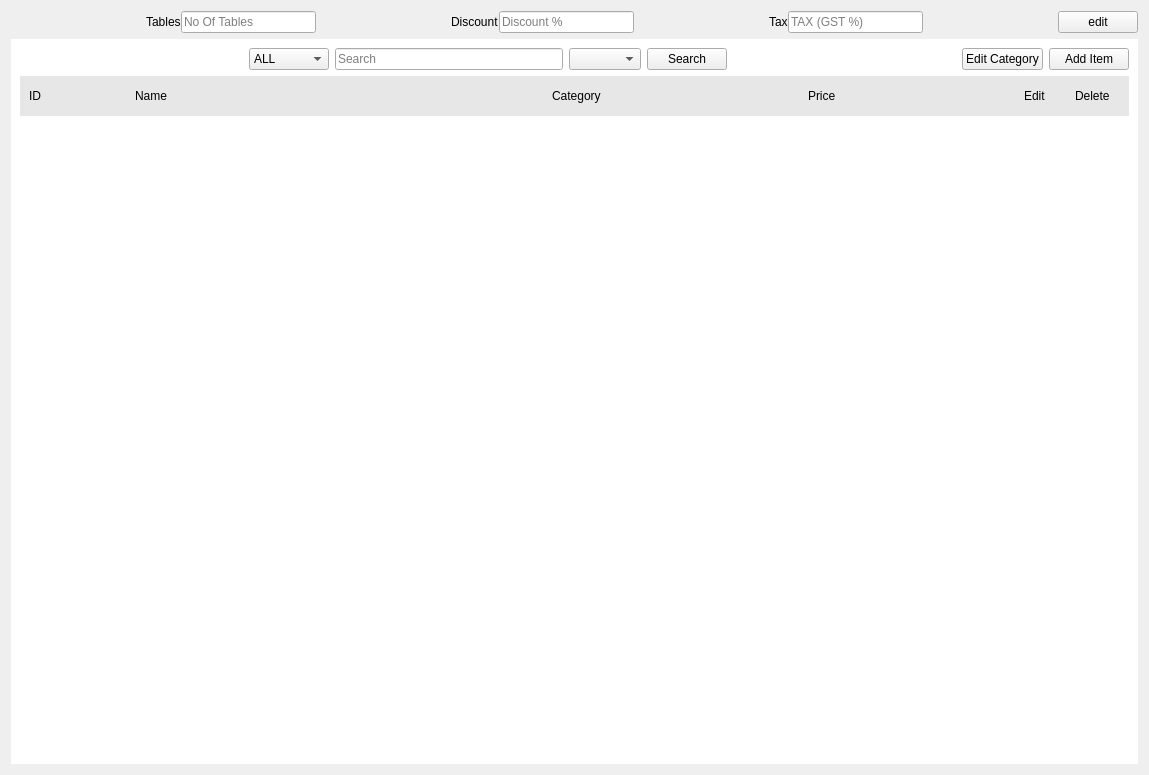
<?xml version="1.0" encoding="UTF-8"?>
<ui version="4.0">
 <class>AdminWidget</class>
 <widget class="QWidget" name="AdminWidget">
  <property name="geometry">
   <rect>
    <x>0</x>
    <y>0</y>
    <width>1149</width>
    <height>775</height>
   </rect>
  </property>
  <property name="windowTitle">
   <string>Form</string>
  </property>
  <property name="styleSheet">
   <string notr="true"/>
  </property>
  <layout class="QVBoxLayout" name="verticalLayout_2">
   <item>
    <layout class="QVBoxLayout" name="verticalLayout">
     <property name="bottomMargin">
      <number>0</number>
     </property>
     <item>
      <widget class="QWidget" name="upperMenu" native="true">
       <property name="minimumSize">
        <size>
         <width>0</width>
         <height>0</height>
        </size>
       </property>
       <property name="maximumSize">
        <size>
         <width>16777215</width>
         <height>50</height>
        </size>
       </property>
       <layout class="QHBoxLayout" name="horizontalLayout">
        <property name="spacing">
         <number>0</number>
        </property>
        <property name="leftMargin">
         <number>0</number>
        </property>
        <property name="topMargin">
         <number>0</number>
        </property>
        <property name="rightMargin">
         <number>0</number>
        </property>
        <property name="bottomMargin">
         <number>0</number>
        </property>
        <item>
         <spacer name="horizontalSpacer_2">
          <property name="orientation">
           <enum>Qt::Horizontal</enum>
          </property>
          <property name="sizeHint" stdset="0">
           <size>
            <width>40</width>
            <height>20</height>
           </size>
          </property>
         </spacer>
        </item>
        <item>
         <widget class="QLabel" name="tableLable">
          <property name="text">
           <string>Tables</string>
          </property>
         </widget>
        </item>
        <item>
         <widget class="QLineEdit" name="noOfTable">
          <property name="inputMask">
           <string/>
          </property>
          <property name="readOnly">
           <bool>true</bool>
          </property>
          <property name="placeholderText">
           <string>No Of Tables</string>
          </property>
         </widget>
        </item>
        <item>
         <spacer name="horizontalSpacer">
          <property name="orientation">
           <enum>Qt::Horizontal</enum>
          </property>
          <property name="sizeHint" stdset="0">
           <size>
            <width>40</width>
            <height>20</height>
           </size>
          </property>
         </spacer>
        </item>
        <item>
         <widget class="QLabel" name="discountLable">
          <property name="text">
           <string>Discount</string>
          </property>
         </widget>
        </item>
        <item>
         <widget class="QLineEdit" name="discount">
          <property name="readOnly">
           <bool>true</bool>
          </property>
          <property name="placeholderText">
           <string>Discount %</string>
          </property>
         </widget>
        </item>
        <item>
         <spacer name="horizontalSpacer_4">
          <property name="orientation">
           <enum>Qt::Horizontal</enum>
          </property>
          <property name="sizeHint" stdset="0">
           <size>
            <width>40</width>
            <height>20</height>
           </size>
          </property>
         </spacer>
        </item>
        <item>
         <widget class="QLabel" name="label">
          <property name="text">
           <string>Tax</string>
          </property>
         </widget>
        </item>
        <item>
         <widget class="QLineEdit" name="txtTax">
          <property name="placeholderText">
           <string>TAX (GST %)</string>
          </property>
         </widget>
        </item>
        <item>
         <spacer name="horizontalSpacer_6">
          <property name="orientation">
           <enum>Qt::Horizontal</enum>
          </property>
          <property name="sizeHint" stdset="0">
           <size>
            <width>40</width>
            <height>20</height>
           </size>
          </property>
         </spacer>
        </item>
        <item>
         <widget class="QPushButton" name="editButton">
          <property name="text">
           <string>edit</string>
          </property>
         </widget>
        </item>
       </layout>
      </widget>
     </item>
     <item>
      <widget class="QFrame" name="mainMenu">
       <property name="styleSheet">
        <string notr="true">#mainMenu
{
	background-color: rgb(255, 255, 255);
}</string>
       </property>
       <layout class="QVBoxLayout" name="verticalLayout_3">
        <item>
         <layout class="QHBoxLayout" name="horizontalLayout_7">
          <item>
           <spacer name="horizontalSpacer_3">
            <property name="orientation">
             <enum>Qt::Horizontal</enum>
            </property>
            <property name="sizeHint" stdset="0">
             <size>
              <width>40</width>
              <height>20</height>
             </size>
            </property>
           </spacer>
          </item>
          <item>
           <widget class="QComboBox" name="menuColumn">
            <item>
             <property name="text">
              <string>ALL</string>
             </property>
            </item>
            <item>
             <property name="text">
              <string>ID</string>
             </property>
            </item>
            <item>
             <property name="text">
              <string>Name</string>
             </property>
            </item>
            <item>
             <property name="text">
              <string>Category</string>
             </property>
            </item>
            <item>
             <property name="text">
              <string>Price</string>
             </property>
            </item>
           </widget>
          </item>
          <item>
           <widget class="QLineEdit" name="SearchTextBox">
            <property name="placeholderText">
             <string>Search</string>
            </property>
           </widget>
          </item>
          <item>
           <widget class="QComboBox" name="categoryList"/>
          </item>
          <item>
           <widget class="QPushButton" name="SearchButton">
            <property name="text">
             <string>Search</string>
            </property>
           </widget>
          </item>
          <item>
           <spacer name="horizontalSpacer_5">
            <property name="orientation">
             <enum>Qt::Horizontal</enum>
            </property>
            <property name="sizeHint" stdset="0">
             <size>
              <width>40</width>
              <height>20</height>
             </size>
            </property>
           </spacer>
          </item>
          <item>
           <widget class="QPushButton" name="btnEditCategory">
            <property name="text">
             <string>Edit Category</string>
            </property>
           </widget>
          </item>
          <item>
           <widget class="QPushButton" name="AddItem">
            <property name="text">
             <string>Add Item</string>
            </property>
           </widget>
          </item>
         </layout>
        </item>
        <item>
         <widget class="QWidget" name="horizontalWidget" native="true">
          <property name="styleSheet">
           <string notr="true">border-radius:0px;
background-color: rgb(231, 231, 231);</string>
          </property>
          <layout class="QHBoxLayout" name="horizontalLayout_2">
           <property name="spacing">
            <number>6</number>
           </property>
           <property name="leftMargin">
            <number>9</number>
           </property>
           <property name="topMargin">
            <number>13</number>
           </property>
           <property name="bottomMargin">
            <number>13</number>
           </property>
           <item>
            <widget class="QLabel" name="label_id">
             <property name="maximumSize">
              <size>
               <width>100</width>
               <height>16777215</height>
              </size>
             </property>
             <property name="text">
              <string>ID</string>
             </property>
            </widget>
           </item>
           <item>
            <widget class="QLabel" name="label_name">
             <property name="text">
              <string>Name</string>
             </property>
            </widget>
           </item>
           <item>
            <widget class="QLabel" name="label_category">
             <property name="maximumSize">
              <size>
               <width>250</width>
               <height>16777215</height>
              </size>
             </property>
             <property name="text">
              <string>Category</string>
             </property>
            </widget>
           </item>
           <item>
            <widget class="QLabel" name="label_price">
             <property name="maximumSize">
              <size>
               <width>210</width>
               <height>16777215</height>
              </size>
             </property>
             <property name="text">
              <string>Price</string>
             </property>
            </widget>
           </item>
           <item>
            <widget class="QLabel" name="label_edit">
             <property name="minimumSize">
              <size>
               <width>0</width>
               <height>0</height>
              </size>
             </property>
             <property name="maximumSize">
              <size>
               <width>45</width>
               <height>16777215</height>
              </size>
             </property>
             <property name="text">
              <string>Edit</string>
             </property>
            </widget>
           </item>
           <item>
            <widget class="QLabel" name="label_delete">
             <property name="minimumSize">
              <size>
               <width>0</width>
               <height>0</height>
              </size>
             </property>
             <property name="maximumSize">
              <size>
               <width>45</width>
               <height>16777215</height>
              </size>
             </property>
             <property name="text">
              <string>Delete</string>
             </property>
            </widget>
           </item>
          </layout>
         </widget>
        </item>
        <item>
         <widget class="QScrollArea" name="scrollArea">
          <property name="styleSheet">
           <string notr="true">background-color: rgb(255, 255, 255);</string>
          </property>
          <property name="frameShape">
           <enum>QFrame::NoFrame</enum>
          </property>
          <property name="widgetResizable">
           <bool>true</bool>
          </property>
          <widget class="QWidget" name="scrollAreaWidgetContents_2">
           <property name="geometry">
            <rect>
             <x>0</x>
             <y>0</y>
             <width>1111</width>
             <height>634</height>
            </rect>
           </property>
           <layout class="QVBoxLayout" name="verticalLayout_4">
            <property name="spacing">
             <number>0</number>
            </property>
            <property name="leftMargin">
             <number>0</number>
            </property>
            <property name="topMargin">
             <number>0</number>
            </property>
            <property name="rightMargin">
             <number>0</number>
            </property>
            <property name="bottomMargin">
             <number>0</number>
            </property>
            <item>
             <widget class="QWidget" name="widget" native="true">
              <layout class="QVBoxLayout" name="verticalLayout_6">
               <property name="spacing">
                <number>0</number>
               </property>
               <property name="leftMargin">
                <number>0</number>
               </property>
               <property name="topMargin">
                <number>0</number>
               </property>
               <property name="rightMargin">
                <number>0</number>
               </property>
               <property name="bottomMargin">
                <number>0</number>
               </property>
               <item>
                <layout class="QVBoxLayout" name="displayAddMenu">
                 <property name="spacing">
                  <number>0</number>
                 </property>
                </layout>
               </item>
               <item>
                <spacer name="verticalSpacer">
                 <property name="orientation">
                  <enum>Qt::Vertical</enum>
                 </property>
                 <property name="sizeHint" stdset="0">
                  <size>
                   <width>20</width>
                   <height>40</height>
                  </size>
                 </property>
                </spacer>
               </item>
              </layout>
             </widget>
            </item>
           </layout>
          </widget>
         </widget>
        </item>
       </layout>
      </widget>
     </item>
    </layout>
   </item>
  </layout>
 </widget>
 <resources/>
 <connections/>
</ui>
